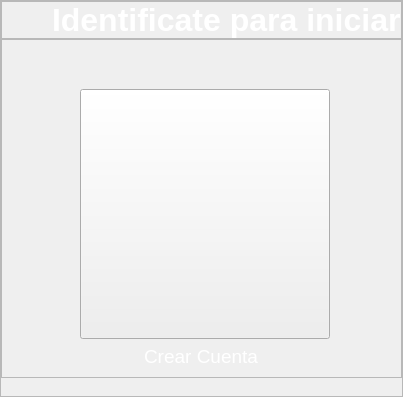
              <widget class="QFrame" name="frame_login">
               <property name="maximumSize">
                <size>
                 <width>16777215</width>
                 <height>16777215</height>
                </size>
               </property>
               <property name="frameShape">
                <enum>QFrame::StyledPanel</enum>
               </property>
               <property name="frameShadow">
                <enum>QFrame::Raised</enum>
               </property>
               <layout class="QVBoxLayout" name="verticalLayout_9">
                <property name="spacing">
                 <number>0</number>
                </property>
                <property name="leftMargin">
                 <number>0</number>
                </property>
                <property name="topMargin">
                 <number>0</number>
                </property>
                <property name="rightMargin">
                 <number>0</number>
                </property>
                <property name="bottomMargin">
                 <number>0</number>
                </property>
                <item>
                 <widget class="QFrame" name="frame_imagen_pype">
                  <property name="maximumSize">
                   <size>
                    <width>16777215</width>
                    <height>100</height>
                   </size>
                  </property>
                  <property name="frameShape">
                   <enum>QFrame::StyledPanel</enum>
                  </property>
                  <property name="frameShadow">
                   <enum>QFrame::Raised</enum>
                  </property>
                  <layout class="QHBoxLayout" name="horizontalLayout_17">
                   <property name="spacing">
                    <number>0</number>
                   </property>
                   <property name="leftMargin">
                    <number>50</number>
                   </property>
                   <property name="topMargin">
                    <number>0</number>
                   </property>
                   <property name="rightMargin">
                    <number>0</number>
                   </property>
                   <property name="bottomMargin">
                    <number>0</number>
                   </property>
                   <item>
                    <widget class="QLabel" name="label_3">
                     <property name="maximumSize">
                      <size>
                       <width>16777215</width>
                       <height>16777215</height>
                      </size>
                     </property>
                     <property name="font">
                      <font>
                       <pointsize>24</pointsize>
                       <weight>75</weight>
                       <bold>true</bold>
                      </font>
                     </property>
                     <property name="styleSheet">
                      <string notr="true">color:white;</string>
                     </property>
                     <property name="text">
                      <string>Identificate para iniciar</string>
                     </property>
                     <property name="alignment">
                      <set>Qt::AlignLeading|Qt::AlignLeft|Qt::AlignVCenter</set>
                     </property>
                    </widget>
                   </item>
                  </layout>
                 </widget>
                </item>
                <item>
                 <widget class="QFrame" name="frame_usuarios">
                  <property name="maximumSize">
                   <size>
                    <width>16777215</width>
                    <height>16777215</height>
                   </size>
                  </property>
                  <property name="frameShape">
                   <enum>QFrame::StyledPanel</enum>
                  </property>
                  <property name="frameShadow">
                   <enum>QFrame::Raised</enum>
                  </property>
                  <layout class="QHBoxLayout" name="horizontalLayout_16">
                   <property name="spacing">
                    <number>0</number>
                   </property>
                   <property name="leftMargin">
                    <number>0</number>
                   </property>
                   <property name="topMargin">
                    <number>40</number>
                   </property>
                   <property name="rightMargin">
                    <number>0</number>
                   </property>
                   <property name="bottomMargin">
                    <number>0</number>
                   </property>
                   <item>
                    <widget class="QFrame" name="frame_create">
                     <property name="minimumSize">
                      <size>
                       <width>260</width>
                       <height>260</height>
                      </size>
                     </property>
                     <property name="maximumSize">
                      <size>
                       <width>260</width>
                       <height>350</height>
                      </size>
                     </property>
                     <layout class="QVBoxLayout" name="verticalLayout_7">
                      <item>
                       <widget class="QPushButton" name="btn_addUsers">
                        <property name="minimumSize">
                         <size>
                          <width>250</width>
                          <height>250</height>
                         </size>
                        </property>
                        <property name="maximumSize">
                         <size>
                          <width>250</width>
                          <height>250</height>
                         </size>
                        </property>
                        <property name="text">
                         <string/>
                        </property>
                        <property name="icon">
                         <iconset>
                          <normaloff>iconos/addUsers.svg</normaloff>iconos/addUsers.svg</iconset>
                        </property>
                        <property name="iconSize">
                         <size>
                          <width>250</width>
                          <height>250</height>
                         </size>
                        </property>
                       </widget>
                      </item>
                      <item>
                       <widget class="QLabel" name="label_10">
                        <property name="maximumSize">
                         <size>
                          <width>16777215</width>
                          <height>16777215</height>
                         </size>
                        </property>
                        <property name="font">
                         <font>
                          <pointsize>14</pointsize>
                          <weight>50</weight>
                          <bold>false</bold>
                         </font>
                        </property>
                        <property name="styleSheet">
                         <string notr="true">color:white;</string>
                        </property>
                        <property name="text">
                         <string>Crear Cuenta</string>
                        </property>
                        <property name="alignment">
                         <set>Qt::AlignCenter</set>
                        </property>
                       </widget>
                      </item>
                     </layout>
                    </widget>
                   </item>
                  </layout>
                 </widget>
                </item>
                <item>
                 <widget class="QFrame" name="verticalFrame">
                  <property name="maximumSize">
                   <size>
                    <width>16777215</width>
                    <height>300</height>
                   </size>
                  </property>
                  <layout class="QVBoxLayout" name="relleno"/>
                 </widget>
                </item>
               </layout>
              </widget>
